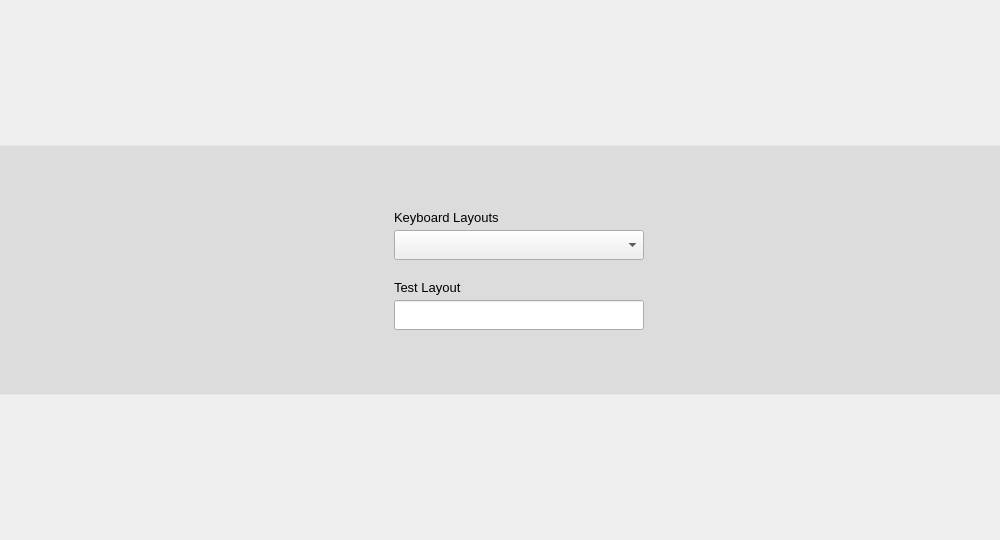
<?xml version="1.0" encoding="UTF-8"?>
<ui version="4.0">
 <class>KeyboardWidget</class>
 <widget class="QWidget" name="KeyboardWidget">
  <property name="geometry">
   <rect>
    <x>0</x>
    <y>0</y>
    <width>1000</width>
    <height>540</height>
   </rect>
  </property>
  <property name="windowTitle">
   <string/>
  </property>
  <property name="styleSheet">
   <string notr="true"/>
  </property>
  <layout class="QGridLayout">
   <property name="margin">
    <number>0</number>
   </property>
   <item row="0" column="0">
    <widget class="QFrame" name="frame">
     <property name="sizePolicy">
      <sizepolicy hsizetype="Expanding" vsizetype="Preferred">
       <horstretch>0</horstretch>
       <verstretch>0</verstretch>
      </sizepolicy>
     </property>
     <property name="minimumSize">
      <size>
       <width>600</width>
       <height>250</height>
      </size>
     </property>
     <property name="maximumSize">
      <size>
       <width>16777215</width>
       <height>250</height>
      </size>
     </property>
     <property name="styleSheet">
      <string notr="true">#frame{
background-color: rgba(0, 0, 0, 20);
border-top: 1px solid rgba(255, 255, 255, 75);/*white*/
border-bottom: 1px solid rgba(255, 255, 255, 75);/*white*/
}</string>
     </property>
     <property name="frameShape">
      <enum>QFrame::NoFrame</enum>
     </property>
     <property name="frameShadow">
      <enum>QFrame::Raised</enum>
     </property>
     <layout class="QGridLayout" name="gridLayout_3">
      <property name="topMargin">
       <number>20</number>
      </property>
      <property name="bottomMargin">
       <number>20</number>
      </property>
      <property name="horizontalSpacing">
       <number>30</number>
      </property>
      <item row="0" column="3">
       <spacer name="horizontalSpacer_2">
        <property name="orientation">
         <enum>Qt::Horizontal</enum>
        </property>
        <property name="sizeHint" stdset="0">
         <size>
          <width>40</width>
          <height>20</height>
         </size>
        </property>
       </spacer>
      </item>
      <item row="0" column="0">
       <spacer name="horizontalSpacer">
        <property name="orientation">
         <enum>Qt::Horizontal</enum>
        </property>
        <property name="sizeHint" stdset="0">
         <size>
          <width>40</width>
          <height>20</height>
         </size>
        </property>
       </spacer>
      </item>
      <item row="0" column="1">
       <widget class="QLabel" name="pix">
        <property name="text">
         <string/>
        </property>
        <property name="pixmap">
         <pixmap resource="/usr/share/yali/theme/pisilinux/data.qrc">:/gui/pics/input-keyboard-big.png</pixmap>
        </property>
        <property name="alignment">
         <set>Qt::AlignCenter</set>
        </property>
        <property name="wordWrap">
         <bool>false</bool>
        </property>
       </widget>
      </item>
      <item row="0" column="2">
       <layout class="QVBoxLayout" name="verticalLayout">
        <property name="spacing">
         <number>20</number>
        </property>
        <property name="leftMargin">
         <number>10</number>
        </property>
        <property name="rightMargin">
         <number>10</number>
        </property>
        <item>
         <spacer name="verticalSpacer">
          <property name="orientation">
           <enum>Qt::Vertical</enum>
          </property>
          <property name="sizeHint" stdset="0">
           <size>
            <width>20</width>
            <height>40</height>
           </size>
          </property>
         </spacer>
        </item>
        <item>
         <layout class="QVBoxLayout" name="verticalLayout_2">
          <property name="spacing">
           <number>5</number>
          </property>
          <property name="bottomMargin">
           <number>0</number>
          </property>
          <item>
           <widget class="QLabel" name="label">
            <property name="font">
             <font>
              <pointsize>10</pointsize>
             </font>
            </property>
            <property name="text">
             <string>Keyboard Layouts</string>
            </property>
           </widget>
          </item>
          <item>
           <widget class="QComboBox" name="keyboard_list">
            <property name="sizePolicy">
             <sizepolicy hsizetype="Fixed" vsizetype="Fixed">
              <horstretch>0</horstretch>
              <verstretch>0</verstretch>
             </sizepolicy>
            </property>
            <property name="minimumSize">
             <size>
              <width>0</width>
              <height>30</height>
             </size>
            </property>
            <property name="maximumSize">
             <size>
              <width>250</width>
              <height>30</height>
             </size>
            </property>
            <property name="font">
             <font>
              <pointsize>10</pointsize>
             </font>
            </property>
            <property name="frame">
             <bool>true</bool>
            </property>
           </widget>
          </item>
         </layout>
        </item>
        <item>
         <layout class="QVBoxLayout" name="verticalLayout_3">
          <property name="spacing">
           <number>5</number>
          </property>
          <property name="bottomMargin">
           <number>0</number>
          </property>
          <item>
           <widget class="QLabel" name="textLabel1_2">
            <property name="sizePolicy">
             <sizepolicy hsizetype="Preferred" vsizetype="Preferred">
              <horstretch>0</horstretch>
              <verstretch>0</verstretch>
             </sizepolicy>
            </property>
            <property name="minimumSize">
             <size>
              <width>250</width>
              <height>0</height>
             </size>
            </property>
            <property name="maximumSize">
             <size>
              <width>250</width>
              <height>16777215</height>
             </size>
            </property>
            <property name="font">
             <font>
              <pointsize>10</pointsize>
             </font>
            </property>
            <property name="text">
             <string>Test Layout</string>
            </property>
            <property name="wordWrap">
             <bool>false</bool>
            </property>
           </widget>
          </item>
          <item>
           <widget class="QLineEdit" name="lineEdit1">
            <property name="sizePolicy">
             <sizepolicy hsizetype="Preferred" vsizetype="Preferred">
              <horstretch>0</horstretch>
              <verstretch>0</verstretch>
             </sizepolicy>
            </property>
            <property name="minimumSize">
             <size>
              <width>0</width>
              <height>30</height>
             </size>
            </property>
            <property name="maximumSize">
             <size>
              <width>16777215</width>
              <height>30</height>
             </size>
            </property>
            <property name="font">
             <font>
              <pointsize>17</pointsize>
             </font>
            </property>
            <property name="styleSheet">
             <string notr="true"/>
            </property>
           </widget>
          </item>
         </layout>
        </item>
        <item>
         <spacer name="verticalSpacer_2">
          <property name="orientation">
           <enum>Qt::Vertical</enum>
          </property>
          <property name="sizeHint" stdset="0">
           <size>
            <width>20</width>
            <height>40</height>
           </size>
          </property>
         </spacer>
        </item>
       </layout>
      </item>
     </layout>
    </widget>
   </item>
  </layout>
 </widget>
 <layoutdefault spacing="6" margin="11"/>
 <pixmapfunction>qPixmapFromMimeSource</pixmapfunction>
 <resources>
  <include location="/usr/share/yali/theme/pisilinux/data.qrc"/>
 </resources>
 <connections/>
</ui>
